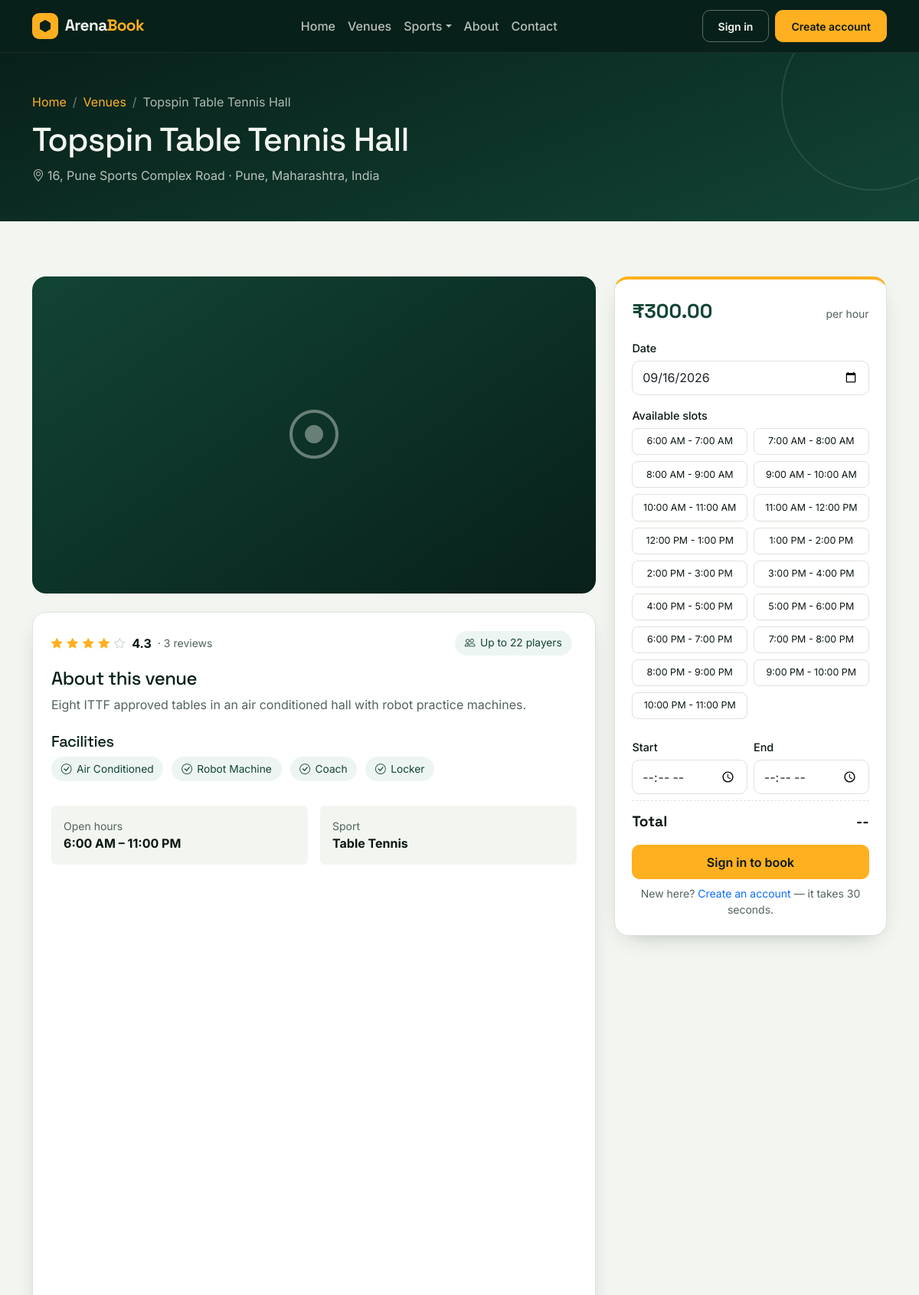
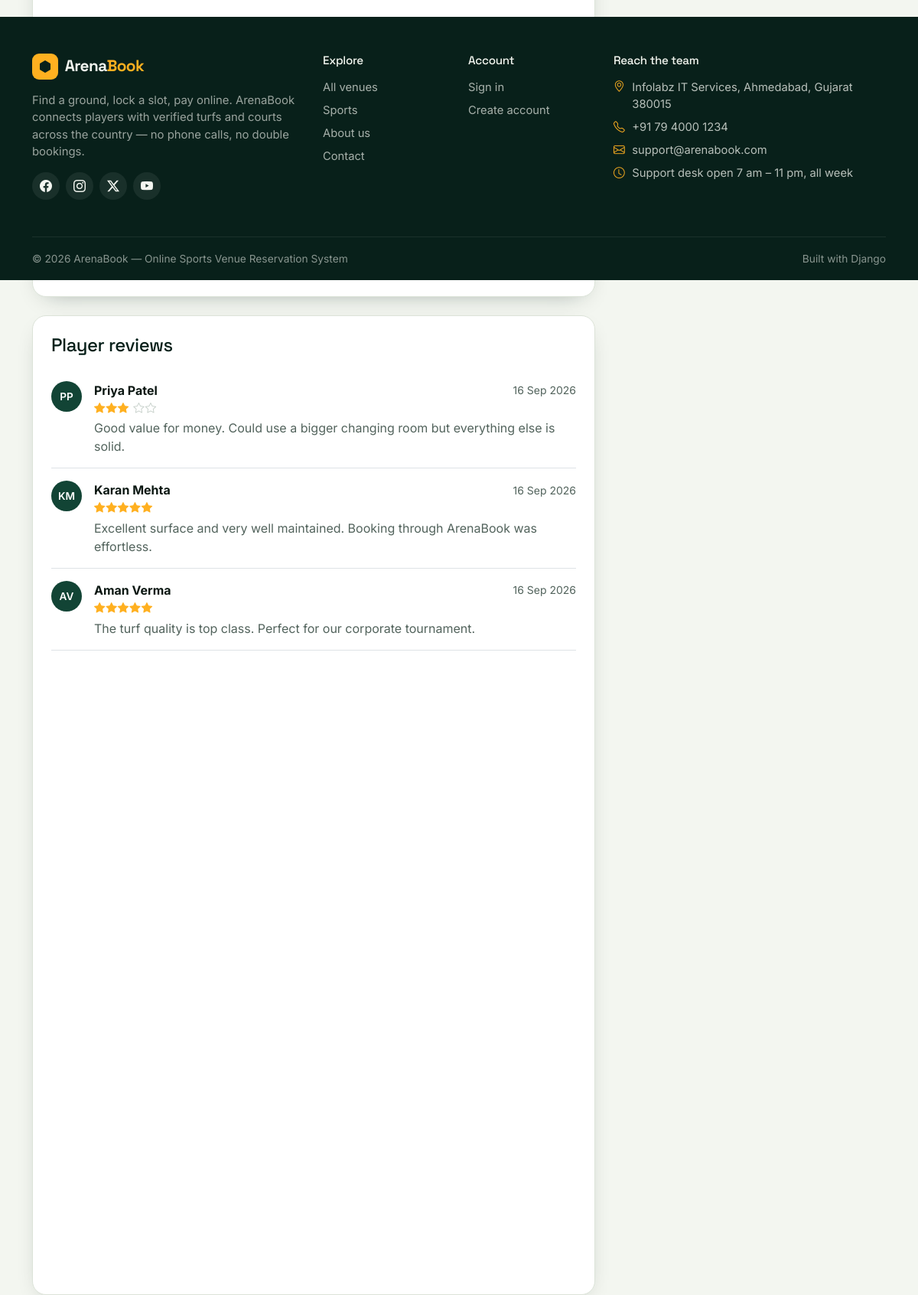
Page /venues/14/ on the committed database (2 pictures, top to bottom).
### arena/models.py (models this page shows, shortened)
class Turf(models.Model):
    turf_name = models.CharField(max_length=150)
    description = models.TextField(blank=True)
    category = models.ForeignKey(
        SportCategory, on_delete=models.CASCADE, related_name="turfs"
    )
    address = models.TextField()
    city = models.ForeignKey(City, on_delete=models.SET_NULL, null=True, blank=True)
    state = models.ForeignKey(State, on_delete=models.SET_NULL, null=True, blank=True)
    country = models.ForeignKey(Country, on_delete=models.SET_NULL, null=True, blank=True)
    price_per_hour = models.DecimalField(max_digits=10, decimal_places=2)
    open_time = models.TimeField(default=time(6, 0))
    close_time = models.TimeField(default=time(23, 0))
    image = models.ImageField(upload_to="turfs/", blank=True, null=True)
    created_at = models.DateTimeField(auto_now_add=True)
    capacity = models.PositiveIntegerField(default=10)
    amenities = models.CharField(
        max_length=255,
        blank=True,
        help_text="Comma separated, e.g. Parking, Floodlights, Washroom",
    )
    is_featured = models.BooleanField(default=False)
    is_active = models.BooleanField(default=True)
    class Meta:
        ordering = ["-created_at"]
    @property
    def amenity_list(self):
        return [a.strip() for a in self.amenities.split(",") if a.strip()]
    @property
    def location(self):
        bits = [b.name for b in (self.city, self.state, self.country) if b]
        return ", ".join(bits)
    @property
    def average_rating(self):
        result = self.reviews.aggregate(avg=models.Avg("rating"))["avg"]
        return round(result, 1) if result else 0
    @property
    def review_count(self):
        return self.reviews.count()
    @property
    def rating_stars(self):
        avg = self.average_rating
        stars = []
        for i in range(1, 6):
            if avg >= i:
                stars.append("full")
            elif avg >= i - 0.5:
                stars.append("half")
            else:
                stars.append("empty")
        return stars
    def hourly_slots(self):
        today = datetime.today().date()
        start = datetime.combine(today, self.open_time)
        end = datetime.combine(today, self.close_time)
        if end <= start:
            end += timedelta(days=1)
        slots, cursor = [], start
        while cursor + timedelta(hours=1) <= end:
            nxt = cursor + timedelta(hours=1)
            slots.append((cursor.time(), nxt.time()))
            cursor = nxt
        return slots

class City(models.Model):
    state = models.ForeignKey(State, on_delete=models.CASCADE, related_name="cities")
    name = models.CharField(max_length=80)
    class Meta:
        verbose_name_plural = "Cities"
        ordering = ["name"]
        unique_together = ("state", "name")

class State(models.Model):
    country = models.ForeignKey(Country, on_delete=models.CASCADE, related_name="states")
    name = models.CharField(max_length=80)
    class Meta:
        ordering = ["name"]
        unique_together = ("country", "name")

class Country(models.Model):
    name = models.CharField(max_length=80, unique=True)
    class Meta:
        verbose_name_plural = "Countries"
        ordering = ["name"]

class SportCategory(models.Model):
    category_name = models.CharField(max_length=100, unique=True)
    description = models.TextField(blank=True)
    image = models.ImageField(upload_to="categories/", blank=True, null=True)
    icon = models.CharField(
        max_length=50,
        default="bi-trophy",
        help_text="Bootstrap icon class, e.g. bi-dribbble",
    )
    slug = models.SlugField(max_length=120, unique=True, blank=True)
    class Meta:
        verbose_name = "Sport category"
        verbose_name_plural = "Sport categories"
        ordering = ["category_name"]

class Review(models.Model):
    user = models.ForeignKey(
        settings.AUTH_USER_MODEL, on_delete=models.CASCADE, related_name="reviews"
    )
    turf = models.ForeignKey(Turf, on_delete=models.CASCADE, related_name="reviews")
    rating = models.PositiveSmallIntegerField(
        default=5, validators=[MinValueValidator(1), MaxValueValidator(5)]
    )
    comment = models.TextField(blank=True)
    created_at = models.DateTimeField(auto_now_add=True)
    class Meta:
        ordering = ["-created_at"]
        unique_together = ("user", "turf")
    @property
    def star_range(self):
        return range(self.rating)
    @property
    def empty_range(self):
        return range(5 - self.rating)

class User(AbstractBaseUser, PermissionsMixin):
    first_name = models.CharField(max_length=60)
    last_name = models.CharField(max_length=60, blank=True)
    email = models.EmailField(unique=True)
    profile_image = models.ImageField(upload_to="profiles/", blank=True, null=True)
    date_joined = models.DateTimeField(default=timezone.now)
    is_active = models.BooleanField(default=True)
    is_staff = models.BooleanField(
        default=False, help_text="Allows access to the ArenaBook admin panel."
    )
    objects = UserManager()
    USERNAME_FIELD = "email"
    REQUIRED_FIELDS = ["first_name"]
    class Meta:
        verbose_name = "User"
        verbose_name_plural = "Users"
        ordering = ["-date_joined"]
    @property
    def full_name(self):
        name = f"{self.first_name} {self.last_name}".strip()
        return name or self.email.split("@")[0]
    @property
    def initials(self):
        parts = self.full_name.split()
        if len(parts) >= 2:
            return (parts[0][0] + parts[1][0]).upper()
        return self.full_name[:2].upper()

### arena/views.py (the view)
# urls.py: path("venues/<int:pk>/", views.turf_detail, name="turf_detail"),
def turf_detail(request, pk):
    turf = get_object_or_404(
        Turf.objects.select_related("category", "city", "state", "country"), pk=pk
    )
    today = timezone.localdate()
    selected_date = request.GET.get("date") or today.isoformat()
    booked = Booking.objects.filter(
        turf=turf,
        booking_date=selected_date,
        status__in=[Booking.PENDING, Booking.CONFIRMED],
    ).values_list("start_time", "end_time")
    slots = []
    for start, end in turf.hourly_slots():
        taken = any(bs < end and be > start for bs, be in booked)
        slots.append({"start": start, "end": end, "taken": taken})
    can_review = False
    my_review = None
    if request.user.is_authenticated:
        can_review = Booking.objects.filter(
            user=request.user, turf=turf, status=Booking.CONFIRMED
        ).exists()
        my_review = Review.objects.filter(user=request.user, turf=turf).first()
    context = {
        "turf": turf,
        "booking_form": BookingForm(turf=turf, initial={"booking_date": selected_date}),
        "review_form": ReviewForm(instance=my_review),
        "reviews": turf.reviews.select_related("user")[:20],
        "related": Turf.objects.filter(category=turf.category, is_active=True)
        .exclude(pk=turf.pk)[:4],
        "slots": slots,
        "selected_date": selected_date,
        "today": today.isoformat(),
        "can_review": can_review,
        "my_review": my_review,
    }
    return render(request, "pages/turf_detail.html", context)

### templates/pages/turf_detail.html (shortened to what this page needs)
{% extends 'base.html' %}
{% load arena_extras %}
{% block content %}
<section class="page-head">
    <div class="container">
        <nav aria-label="breadcrumb">
            <ol class="breadcrumb">
                <li class="breadcrumb-item"><a href="{% url 'home' %}">Home</a></li>
                <li class="breadcrumb-item"><a href="{% url 'turf_list' %}">Venues</a></li>
                <li class="breadcrumb-item active">{{ turf.turf_name }}</li>
            </ol>
        </nav>
        <h1>{{ turf.turf_name }}</h1>
        <p><i class="bi bi-geo-alt me-1"></i>{{ turf.address }}{% if turf.location %} · {{ turf.location }}{% endif %}</p>
    </div>
</section>
<section class="section">
    <div class="container">
        <div class="row g-4">
            <div class="col-lg-8">
                <div class="gallery-main">
                    {% if turf.image %}
                    <img id="galleryMain" src="{{ turf.image.url }}" alt="{{ turf.turf_name }}">
                    {% else %}
                    <i class="bi {{ turf.category.icon }}" style="font-size:4rem;color:rgba(243,246,240,.4)"></i>
                    {% endif %}
                </div>
                <div class="card-chalk p-4 mt-4">
                    <div class="d-flex flex-wrap gap-3 justify-content-between align-items-center mb-3">
                        <div class="d-flex align-items-center gap-2">
                            <span class="stars">
                                {% for star in turf.rating_stars %}
                                    {% if star == 'full' %}<i class="bi bi-star-fill"></i>
                                    {% elif star == 'half' %}<i class="bi bi-star-half"></i>
                                    {% else %}<i class="bi bi-star"></i>{% endif %}
                                {% endfor %}
                            </span>
                            <strong>{{ turf.average_rating }}</strong>
                            <span class="text-muted-soft small">· {{ turf.review_count }} review{{ turf.review_count|pluralize }}</span>
                        </div>
                        <span class="amenity-pill mb-0"><i class="bi bi-people"></i> Up to {{ turf.capacity }} players</span>
                    </div>
                    <h4>About this venue</h4>
                    <p class="text-muted-soft">{{ turf.description|default:"The owner has not added a description for this venue yet."|linebreaksbr }}</p>
                    {% if turf.amenity_list %}
                    <h5 class="mt-4 mb-2">Facilities</h5>
                    <div>
                        {% for amenity in turf.amenity_list %}
                        <span class="amenity-pill"><i class="bi bi-check-circle"></i>{{ amenity }}</span>
                        {% endfor %}
                    </div>
                    {% endif %}
                    <div class="row g-3 mt-2">
                        <div class="col-sm-6">
                            <div class="p-3 rounded" style="background:var(--chalk)">
                                <div class="small text-muted-soft">Open hours</div>
                                <strong>{{ turf.open_time|time:"g:i A" }} – {{ turf.close_time|time:"g:i A" }}</strong>
                            </div>
                        </div>
                        <div class="col-sm-6">
                            <div class="p-3 rounded" style="background:var(--chalk)">
                                <div class="small text-muted-soft">Sport</div>
                                <strong>{{ turf.category.category_name }}</strong>
                            </div>
                        </div>
                    </div>
                </div>
                <div class="card-chalk p-4 mt-4">
                    <h4 class="mb-3">Player reviews</h4>
                    {% for review in reviews %}
                    <div class="d-flex gap-3 py-3 border-bottom">
                        <span class="avatar-initials">{{ review.user.initials }}</span>
                        <div class="flex-grow-1">
                            <div class="d-flex justify-content-between align-items-center flex-wrap gap-1">
                                <strong>{{ review.user.full_name }}</strong>
                                <span class="small text-muted-soft">{{ review.created_at|date:"j M Y" }}</span>
                            </div>
                            <div class="stars small">
                                {% for _ in review.star_range %}<i class="bi bi-star-fill"></i>{% endfor %}
                                {% for _ in review.empty_range %}<i class="bi bi-star"></i>{% endfor %}
                            </div>
                            <p class="mb-0 mt-1 text-muted-soft">{{ review.comment }}</p>
                        </div>
                    </div>
                    {% empty %}
                    <p class="text-muted-soft mb-0">No reviews yet. Be the first team to play here and rate it.</p>
                    {% endfor %}
                </div>
            </div>
            <div class="col-lg-4">
                <div class="booking-box">
                    <div class="d-flex justify-content-between align-items-baseline mb-3">
                        <span class="price-tag" style="font-size:1.6rem">₹{{ turf.price_per_hour|money }}</span>
                        <span class="text-muted-soft small">per hour</span>
                    </div>
                    <form method="post" action="{% url 'booking_create' turf.pk %}">
                        <label class="form-label" for="id_booking_date">Date</label>
                        {{ booking_form.booking_date }}
                        <label class="form-label mt-3">Available slots</label>
                        <div id="slotGrid" class="slot-grid"
                             data-url="{% url 'slot_availability' turf.pk %}"
                             data-price="{{ turf.price_per_hour }}">
                            {% for slot in slots %}
                            <div class="slot-chip {% if slot.taken %}taken{% endif %}"
                                 data-start="{{ slot.start|time:'H:i' }}"
                                 data-end="{{ slot.end|time:'H:i' }}"
                                 {% if slot.taken %}title="Already booked"{% endif %}>
                                {{ slot.start|time:"g:i A" }} - {{ slot.end|time:"g:i A" }}
                            </div>
                            {% endfor %}
                        </div>
                        <div class="row g-2 mt-3">
                            <div class="col-6">
                                <label class="form-label" for="id_start_time">Start</label>
                                {{ booking_form.start_time }}
                            </div>
                            <div class="col-6">
                                <label class="form-label" for="id_end_time">End</label>
                                {{ booking_form.end_time }}
                            </div>
                        </div>
                        <div class="summary-line total">
                            <span>Total</span>
                            <span id="priceEstimate">--</span>
                        </div>
                        {% if user.is_authenticated %}
                        <button class="btn btn-amber w-100 mt-2"><i class="bi bi-calendar2-check me-1"></i>Reserve this slot</button>
                        <p class="small text-muted-soft text-center mt-2 mb-0">You pay on the next screen. Cancel any time before the match day.</p>
                        {% else %}
                        <a href="{% url 'login' %}?next={{ request.path }}" class="btn btn-amber w-100 mt-2">Sign in to book</a>
                        <p class="small text-muted-soft text-center mt-2 mb-0">New here? <a href="{% url 'register' %}">Create an account</a> — it takes 30 seconds.</p>
                        {% endif %}
                    </form>
                </div>
            </div>
        </div>
    </div>
</section>
{% endblock %}

### rows in the picture
Turf: turf_name "Topspin Table Tennis Hall", address "16, Pune Sports Complex Road", location "Pune, Maharashtra, India", average_rating "4.3", review_count "3", capacity "22", description "Eight ITTF approved tables in an air conditioned hall with robot practice machines.", open_time "6:00 AM", close_time "11:00 PM", category.category_name "Table Tennis", price_per_hour "300.00"
Review: user.initials "PP", user.full_name "Priya Patel", created_at "16 Sep 2026", rating 3 (drawn), comment "Good value for money. Could use a bigger changing room but everything else is solid."
Review: user.initials "KM", user.full_name "Karan Mehta", created_at "16 Sep 2026", rating 5 (drawn), comment "Excellent surface and very well maintained. Booking through ArenaBook was effortless."
Review: user.initials "AV", user.full_name "Aman Verma", created_at "16 Sep 2026", rating 5 (drawn), comment "The turf quality is top class. Perfect for our corporate tournament."

### other values in the picture
{{ amenity }} "Air Conditioned" "Robot Machine" "Coach" "Locker"
{{ slot.start|time:"g:i A" }} "6:00 AM" "7:00 AM" "8:00 AM" "9:00 AM" "10:00 AM" "11:00 AM" "12:00 PM" "1:00 PM" "2:00 PM" "3:00 PM" "4:00 PM" "5:00 PM" "6:00 PM" "7:00 PM" "8:00 PM" "9:00 PM" "10:00 PM"
{{ slot.end|time:"g:i A" }} "7:00 AM" "8:00 AM" "9:00 AM" "10:00 AM" "11:00 AM" "12:00 PM" "1:00 PM" "2:00 PM" "3:00 PM" "4:00 PM" "5:00 PM" "6:00 PM" "7:00 PM" "8:00 PM" "9:00 PM" "10:00 PM" "11:00 PM"
